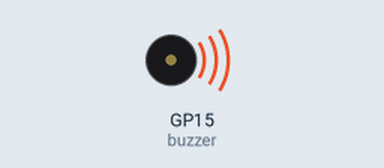
A program run on a simulated Raspberry Pi Pico running MicroPython. Parts: buzzer (waves = sounding, pin HIGH).

Above: at 0.5 s.
Timing chart, 0 to 4.6 s (numbered marks = the images above):
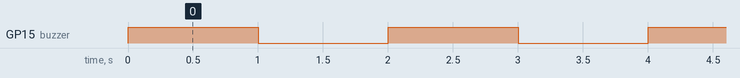

Measured:
- by itself, GP15 (buzzer): alternates HIGH for 1.0 s and LOW for 1.0 s

The program:

active-buzzer-beep.py
```python
# ==================================================
"""
Project objective: To test an active buzzer to play an alarm sound at one second interval

Hardware and connections used:
    Active buzzer GND to Raspberry Pi Pico GND
    Active buzzer + Pin to GPIO Pin 15

Author: Adrian Josele G. Quional
"""
# ==================================================

# if active buzzer is used, import the Buzzer class from picozero
from picozero import Buzzer
from time import sleep

# creating a Buzzer object
buzzer = Buzzer(15)

# continuously beep at 1 sec interval while the board has power
while True:
    buzzer.on()
    sleep(1)
    buzzer.off()
    sleep(1)
```
